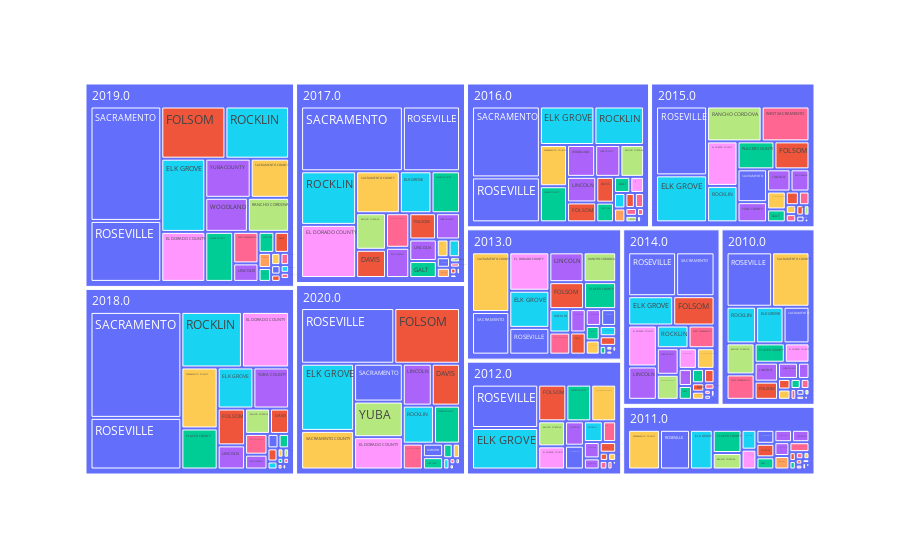

The notebook cell this image was saved under:
### Code cell
import plotly.express as px

# Create a new DataFrame with JURIS, UNITS, and DEMO_UNITS columns
juris_data = data[['YEAR_','JURIS', 'UNITS', 'x','y']].copy()
juris_data['DEMO_UNITS'] = data['UNITS'].where(data['GLUC4'] == 'DEMO', 0)

# Group by JURIS and YEAR_ and sum the UNITS and DEMO_UNITS values
grouped_data = juris_data.groupby(['JURIS', 'YEAR_']).agg({'UNITS': 'sum', 'DEMO_UNITS': 'sum'})

# Calculate the NET_UNITS by subtracting the DEMO_UNITS from the UNITS
grouped_data['NET_UNITS'] = grouped_data['UNITS'] - grouped_data['DEMO_UNITS']

# Reset the index to move JURIS to its own column and create a separate index for YEAR_
grouped_data = grouped_data.reset_index()

# Sort the data by year
grouped_data = grouped_data.sort_values('YEAR_', ascending=True)

# Create a treemap with Plotly Express
fig = px.treemap(grouped_data, 
                 path=['YEAR_', 'JURIS'],
                 values='NET_UNITS',
                 color='JURIS')

fig.show()

### Figure 1 — Plotly figure (JSON) as saved in the notebook; plotly's stock layout.template omitted (floating-point values rounded to 4 significant figures; data arrays with more than 128 entries replaced by an {"elided": "..."} marker saying what was removed)
{"data": [{"branchvalues": "total", "customdata": {"elided": "286x1 str values"}, "domain": {"x": [0, 1], "y": [0, 1]}, "hovertemplate": "labels=%{label}<br>NET_UNITS=%{value}<br>parent=%{parent}<br>id=%{id}<br>JURIS=%{customdata[0]}<extra></extra>", "ids": {"elided": "286 str values"}, "labels": {"elided": "286 str values"}, "marker": {"colors": {"elided": "286 str values"}}, "name": "", "parents": {"elided": "286 str values"}, "type": "treemap", "values": {"elided": "286 int values"}}], "layout": {"legend": {"tracegroupgap": 0}, "margin": {"t": 60}}}
